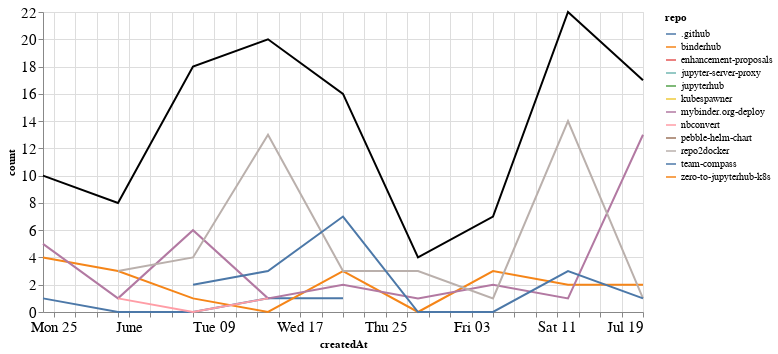

The notebook cell saved with this chart:
### Markdown cell above
## Comments

### Code cell
comments_time = comments.groupby('repo').resample('W', on='createdAt').count()['author'].reset_index()
comments_time = comments_time.rename(columns={'author': 'count'})
comments_time_total = comments_time.groupby('createdAt').agg({"count": "sum"}).reset_index()
ch1 = alt.Chart(comments_time, width=600).mark_line().encode(
    x='createdAt',
    y='count',
    color='repo',
    tooltip="repo"
)

ch2 = alt.Chart(comments_time_total, width=600).mark_line(color="black").encode(
    x='createdAt',
    y='count',
)

ch1 + ch2

### Figure 1 — Vega-Lite specification as saved in the notebook (floating-point values rounded to 4 significant figures)
{"config": {"axisLeft": {"labelFontSize": 15}, "axisBottom": {"labelFontSize": 15}}, "layer": [{"data": {"name": "data-1a184ce05b3d2f5942f07f79b91b199c"}, "mark": "line", "encoding": {"color": {"type": "nominal", "field": "repo"}, "tooltip": {"type": "nominal", "field": "repo"}, "x": {"type": "temporal", "field": "createdAt"}, "y": {"type": "quantitative", "field": "count"}}, "width": 600}, {"data": {"name": "data-b294543e5a1bcc9decd60e07145dd32f"}, "mark": {"type": "line", "color": "black"}, "encoding": {"x": {"type": "temporal", "field": "createdAt"}, "y": {"type": "quantitative", "field": "count"}}, "width": 600}], "$schema": "https://vega.github.io/schema/vega-lite/v4.8.1.json", "datasets": {"data-1a184ce05b3d2f5942f07f79b91b199c": [{"repo": ".github", "createdAt": "2020-05-24T00:00:00", "count": 1}, {"repo": ".github", "createdAt": "2020-05-31T00:00:00", "count": 0}, {"repo": ".github", "createdAt": "2020-06-07T00:00:00", "count": 0}, {"repo": ".github", "createdAt": "2020-06-14T00:00:00", "count": 1}, {"repo": ".github", "createdAt": "2020-06-21T00:00:00", "count": 1}, {"repo": "binderhub", "createdAt": "2020-05-24T00:00:00", "count": 4}, {"repo": "binderhub", "createdAt": "2020-05-31T00:00:00", "count": 3}, {"repo": "binderhub", "createdAt": "2020-06-07T00:00:00", "count": 1}, {"repo": "binderhub", "createdAt": "2020-06-14T00:00:00", "count": 0}, {"repo": "binderhub", "createdAt": "2020-06-21T00:00:00", "count": 3}, {"repo": "binderhub", "createdAt": "2020-06-28T00:00:00", "count": 0}, {"repo": "binderhub", "createdAt": "2020-07-05T00:00:00", "count": 3}, {"repo": "binderhub", "createdAt": "2020-07-12T00:00:00", "count": 2}, {"repo": "binderhub", "createdAt": "2020-07-19T00:00:00", "count": 2}, {"repo": "enhancement-proposals", "createdAt": "2020-07-12T00:00:00", "count": 2}, {"repo": "jupyter-server-proxy", "createdAt": "2020-07-05T00:00:00", "count": 1}, {"repo": "jupyterhub", "createdAt": "2020-06-07T00:00:00", "count": 1}, {"repo": "kubespawner", "createdAt": "2020-06-14T00:00:00", "count": 1}, {"repo": "mybinder.org-deploy", "createdAt": "2020-05-24T00:00:00", "count": 5}, {"repo": "mybinder.org-deploy", "createdAt": "2020-05-31T00:00:00", "count": 1}, {"repo": "mybinder.org-deploy", "createdAt": "2020-06-07T00:00:00", "count": 6}, {"repo": "mybinder.org-deploy", "createdAt": "2020-06-14T00:00:00", "count": 1}, {"repo": "mybinder.org-deploy", "createdAt": "2020-06-21T00:00:00", "count": 2}, {"repo": "mybinder.org-deploy", "createdAt": "2020-06-28T00:00:00", "count": 1}, {"repo": "mybinder.org-deploy", "createdAt": "2020-07-05T00:00:00", "count": 2}, {"repo": "mybinder.org-deploy", "createdAt": "2020-07-12T00:00:00", "count": 1}, {"repo": "mybinder.org-deploy", "createdAt": "2020-07-19T00:00:00", "count": 13}, {"repo": "nbconvert", "createdAt": "2020-05-31T00:00:00", "count": 1}, {"repo": "nbconvert", "createdAt": "2020-06-07T00:00:00", "count": 0}, {"repo": "nbconvert", "createdAt": "2020-06-14T00:00:00", "count": 1}, {"repo": "pebble-helm-chart", "createdAt": "2020-06-07T00:00:00", "count": 1}, {"repo": "repo2docker", "createdAt": "2020-05-31T00:00:00", "count": 3}, {"repo": "repo2docker", "createdAt": "2020-06-07T00:00:00", "count": 4}, {"repo": "repo2docker", "createdAt": "2020-06-14T00:00:00", "count": 13}, {"repo": "repo2docker", "createdAt": "2020-06-21T00:00:00", "count": 3}, {"repo": "repo2docker", "createdAt": "2020-06-28T00:00:00", "count": 3}, {"repo": "repo2docker", "createdAt": "2020-07-05T00:00:00", "count": 1}, {"repo": "repo2docker", "createdAt": "2020-07-12T00:00:00", "count": 14}, {"repo": "repo2docker", "createdAt": "2020-07-19T00:00:00", "count": 1}, {"repo": "team-compass", "createdAt": "2020-06-07T00:00:00", "count": 2}, {"repo": "team-compass", "createdAt": "2020-06-14T00:00:00", "count": 3}, {"repo": "team-compass", "createdAt": "2020-06-21T00:00:00", "count": 7}, {"repo": "team-compass", "createdAt": "2020-06-28T00:00:00", "count": 0}, {"repo": "team-compass", "createdAt": "2020-07-05T00:00:00", "count": 0}, {"repo": "team-compass", "createdAt": "2020-07-12T00:00:00", "count": 3}, {"repo": "team-compass", "createdAt": "2020-07-19T00:00:00", "count": 1}, {"repo": "zero-to-jupyterhub-k8s", "createdAt": "2020-06-07T00:00:00", "count": 3}], "data-b294543e5a1bcc9decd60e07145dd32f": [{"createdAt": "2020-05-24T00:00:00", "count": 10}, {"createdAt": "2020-05-31T00:00:00", "count": 8}, {"createdAt": "2020-06-07T00:00:00", "count": 18}, {"createdAt": "2020-06-14T00:00:00", "count": 20}, {"createdAt": "2020-06-21T00:00:00", "count": 16}, {"createdAt": "2020-06-28T00:00:00", "count": 4}, {"createdAt": "2020-07-05T00:00:00", "count": 7}, {"createdAt": "2020-07-12T00:00:00", "count": 22}, {"createdAt": "2020-07-19T00:00:00", "count": 17}]}}
